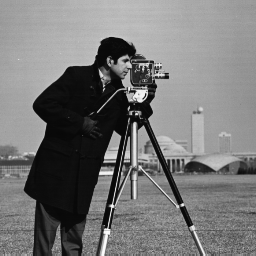
%> input picture Image Processing/cameraman.png, 256 x 256 px
$ octave gamma_Coorrection.m   (GNU Octave 9; MATLAB toolbox functions it lacks are replaced by stand-ins)
%> lines starting %> are read from the running program, lines starting %| are printed output that depends on the picture
I=imread('cameraman.png');
%> I is the input picture: size 256x256 uint8; min 7, max 253, mean 118.7
figure;
imshow(I);
I=im2double(I);
%> I: size 256x256 double
[row,col]=size(I);
%> row = 256; col = 256
X=zeros(row,col);
c=1;
gamma=3;
for i=1:row
    for j=1:col
        X(i,j)=c*(I(i,j).^gamma);
    end
end
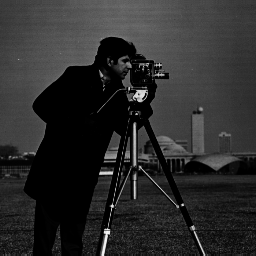
%> X: size 256x256 double; min 2.07e-05, max 0.977, mean 0.174
figure;
imshow(X);
figure;
plot(I,X,'.-r');
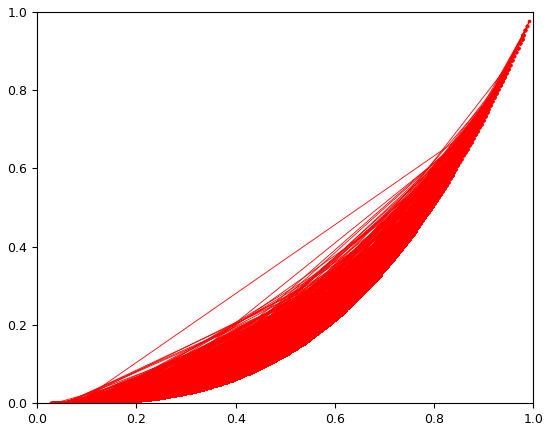
%> figure redrawn from the program's plot data
